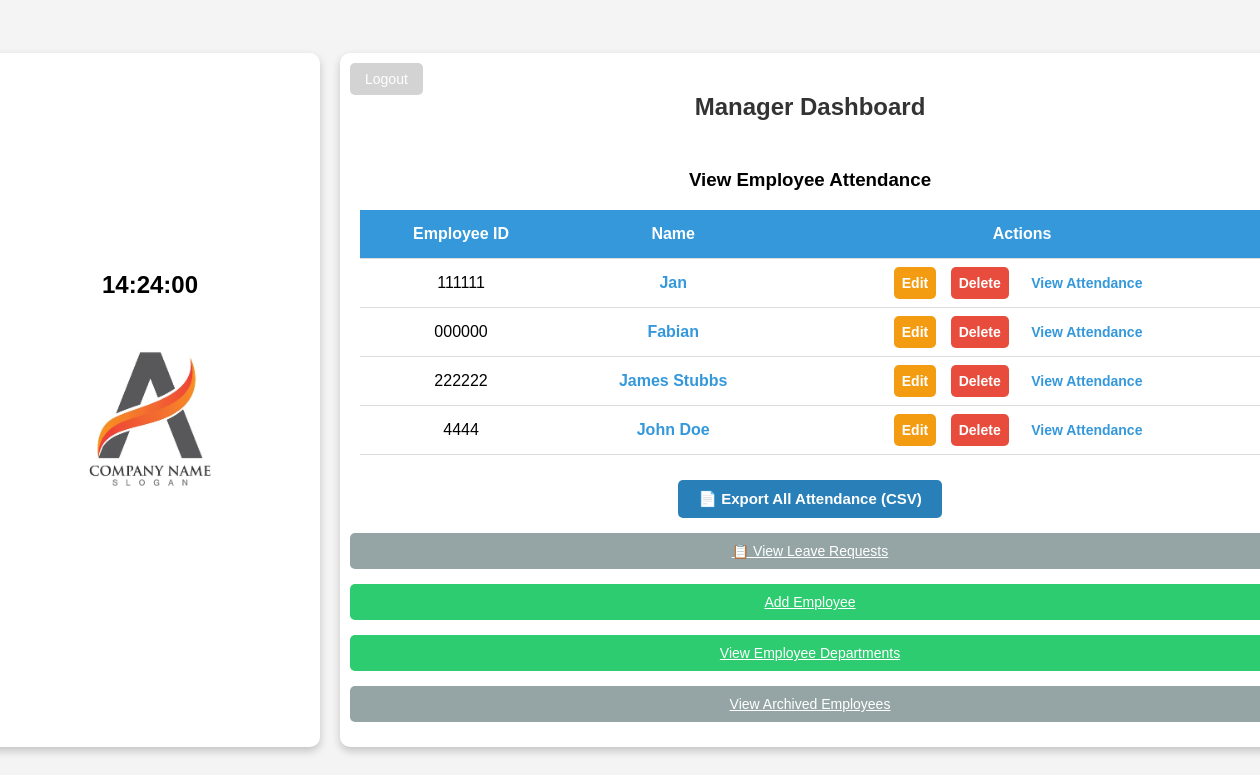
The page /attendance/manager/ on the database as committed earlier.
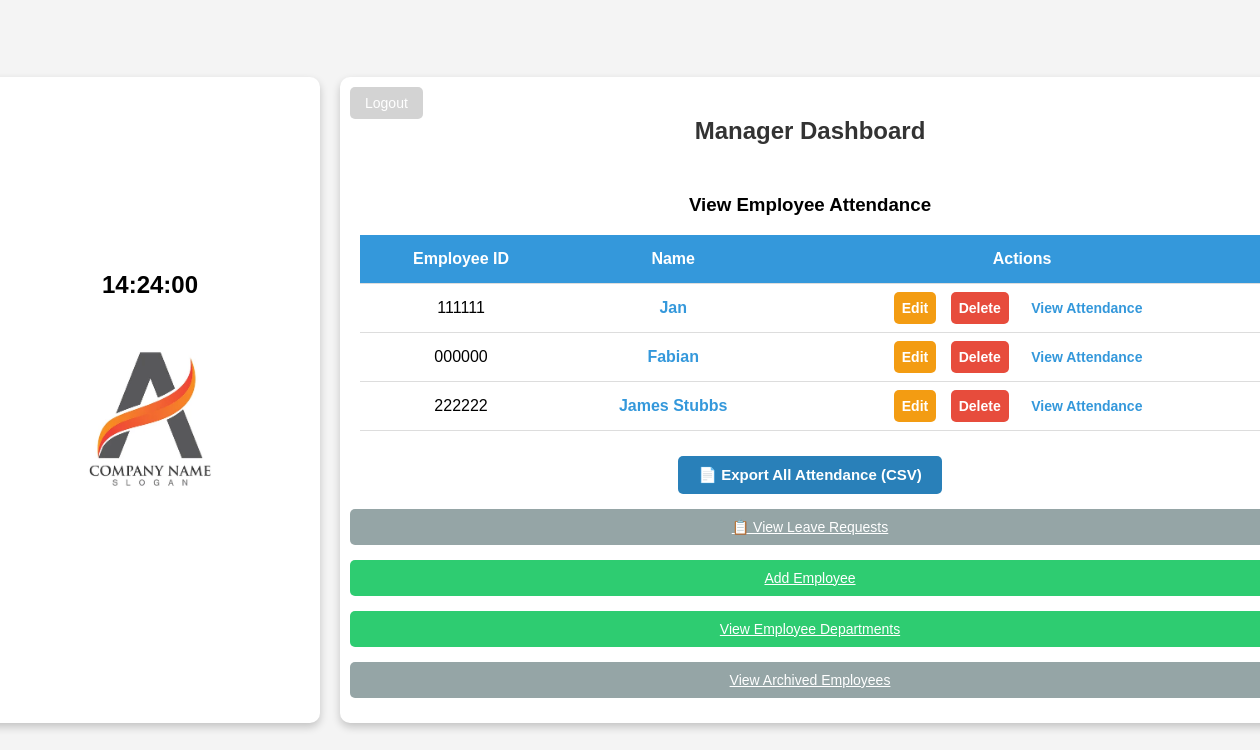
The same page on the database as committed later.
### employees/models.py (models this page shows, shortened)
class Employee(AbstractBaseUser):
    employee_id = models.CharField(max_length=6, unique=True)
    name = models.CharField(max_length=100)
    passcode = models.CharField(max_length=6)
    department = models.ForeignKey(
        Department,
        on_delete=models.CASCADE,
        related_name='employees',
        null=False,
        default=""
    )
    is_manager = models.BooleanField(default=False)
    archived = models.BooleanField(default=False)
    archive_date = models.DateTimeField(null=True, blank=True)
    profile_picture = models.ImageField(upload_to='profile_pictures/', blank=True, null=True,default='profile_pictures/default.jpg')
    objects = EmployeeManager()
    USERNAME_FIELD = 'employee_id'
    REQUIRED_FIELDS = ['name']

### attendance/views.py (the view)
# urls.py: path('manager/', views.manager_dashboard, name='manager_dashboard'),
def manager_dashboard(request):
    employees = Employee.objects.prefetch_related('attendance_set').all()
    return render(request, 'manager_dashboard.html', {'employees': employees})

### employees/templates/employees/manager_dashboard.html (shortened to what this page needs)
<!DOCTYPE html>
<html lang="en">
<head>
    {% load static %}
</head>
<body>
    <div class="wrapper">
        <div class="box left-box">
            <div class="clock" id="clock">00:00:00</div>
            <img src="{% static 'images/logo.jpg' %}" alt="Company Logo" class="logo">
        </div>
        <div class="box right-box">
            <a href="{% url 'logout' %}" class="logout-btn">Logout</a>
            <h2>Manager Dashboard</h2>
            <div class="attendance-container">
                <h3>View Employee Attendance</h3>
                <table>
                    <tr>
                        <th>Employee ID</th>
                        <th>Name</th>
                        <th>Actions</th>
                    </tr>
                    {% for employee in employees %}
                        {% if not employee.archived %}
                        <tr>
                            <td>{{ employee.employee_id }}</td>
                            <td>
                                <a href="{% url 'employee_detail' employee.employee_id %}">
                                    {{ employee.name }}
                                </a>
                            </td>
                            <td>
                                <a href="{% url 'update_employee' employee.employee_id %}" class="button edit-btn">Edit</a>
                                <a href="{% url 'archive_employee' employee.employee_id %}" class="button delete-btn">Delete</a>
                                <a href="{% url 'employee_attendance_records' employee.employee_id %}" class="button view-btn">View Attendance</a>
                            </td>
                        </tr>
                        {% endif %}
                    {% endfor %}
                </table>
                <div class="export-container">
                    <a href="{% url 'export_attendance_csv' %}" class="button export-btn">
                        📄 Export All Attendance (CSV)
                    </a>
                </div>
            </div>
            <a href="{% url 'view_leave_requests' %}" class="button archive-view-btn">📋 View Leave Requests</a>
            <a href="{% url 'add_employee' %}" class="button add-btn">Add Employee</a>
            <a href="{% url 'departments' %}" class="button add-btn">View Employee Departments</a>
            <a href="{% url 'archived_employees' %}" class="button archive-view-btn">View Archived Employees</a>
        </div>
    </div>
</body>
</html>

Rows that differ between the two databases and show on the page:
no longer on this page (row edited): Employee: employee_id "4444", name "John Doe"
